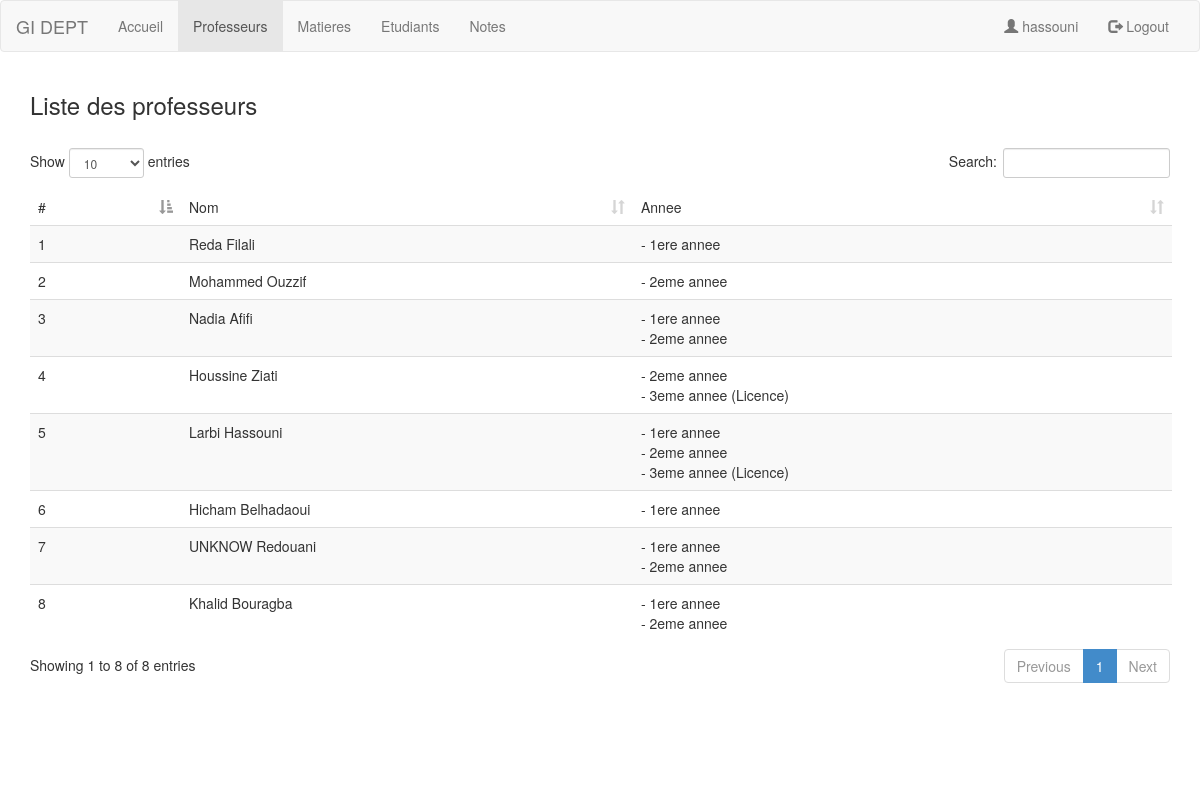
/admin/professors.php (signed in), run on the app's committed database.
### tables this page shows
CREATE TABLE `prof` (
  `ID` int(11) NOT NULL,
  `NAME` varchar(50) NOT NULL
);

### admin/professors.php (the view, shortened to what this page needs)
<!DOCTYPE html>
<html lang="en">
<head>
  <link rel="stylesheet" href="/Student-Note-Management/static/css/bootstrap.min.css">
  <link rel="stylesheet" href="/Student-Note-Management/static/css/dataTables.bootstrap.min.css">
</head>
<body>
<nav class="navbar navbar-default">
  <div class="container-fluid">
    <div class="navbar-header">
      <a class="navbar-brand" href="./">GI DEPT</a>
    </div>
    <div class="collapse navbar-collapse" id="myNavbar">
      <ul class="nav navbar-nav">
        <li><a href="./">Accueil</a></li>
        <li class="active"><a href="#">Professeurs</a></li>
        <li><a href="matiere.php">Matieres</a></li>
        <li><a href="etudiant.php">Etudiants</a></li>
        <li><a href="note.php">Notes</a></li>
      </ul>
      <ul class="nav navbar-nav navbar-right">
        <li><a href="#"><span class="glyphicon glyphicon-user"></span> <?php echo $_COOKIE['name']; ?></a></li>
        <li><a href="/Student-Note-Management/logout.php"><span class="glyphicon glyphicon-log-out"></span> Logout</a></li>
      </ul>
    </div>
  </div>
</nav>
<div class="container">
  <h3>Liste des professeurs</h3>
  <br>
  <table class="table table-striped" id="mydata">
    <thead>
      <tr>
        <td>#</td>
        <td>Nom</td>
        <td>Annee</td>
      </tr>
    </thead>
    <tbody>
      <?php
      $query = mysql_query("SELECT * FROM prof");
      while ($data=mysql_fetch_array($query)) {
        echo "<tr>";
        echo "<td>".$data['ID']."</td>";
        echo "<td>".$data['NAME']."</td>";
        echo "<td>";
          $prof_id = $data['ID'];
          $sql = mysql_query("SELECT DISTINCT ANNEE FROM matiere WHERE PROF = $prof_id");
          while ($row = mysql_fetch_array($sql)) {
            if ($row['ANNEE'] == 1) {
              echo "- 1ere annee<br>";
            }elseif($row['ANNEE'] == 2){
              echo "- 2eme annee<br>";
            }elseif($row['ANNEE'] == 3){
              echo "- 3eme annee (Licence)";
            }
          }
        echo "</td>";
        echo "</tr>";
      }
      ?>
    </tbody>
  </table>
  <div style="height: 100px;"></div>
</div>
</body>
</html>

### data on the page
prof: ID "1", NAME "Reda Filali"
prof: ID "2", NAME "Mohammed Ouzzif"
prof: ID "3", NAME "Nadia Afifi"
prof: ID "4", NAME "Houssine Ziati"
prof: ID "5", NAME "Larbi Hassouni"
prof: ID "6", NAME "Hicham Belhadaoui"
prof: ID "7", NAME "UNKNOW Redouani"
prof: ID "8", NAME "Khalid Bouragba"

### other printed values
$_COOKIE['name'] "hassouni"
